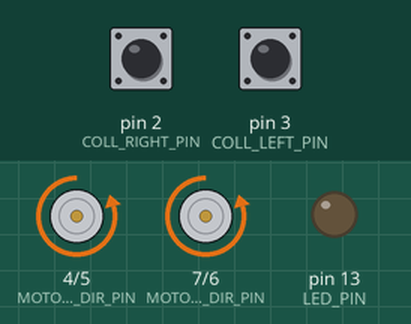
Bench run of a sketch on a simulated Arduino Uno, built with avr-gcc and run on an emulated ATmega328P. Parts: direction and speed pins drawn as motors (green arrow = direction pin HIGH = forward, orange = LOW = backward, longer = more drive), output pins drawn as LEDs (lit = HIGH). Inputs (shaded band) come from the test bench; at power-on: pin 2 (COLL_RIGHT_PIN) HIGH, pin 3 (COLL_LEFT_PIN) HIGH.

Above: at 1.2 s.
1.3 s: pin 2 (COLL_RIGHT_PIN) pulled LOW for 0.15 s
At 2.5 s:
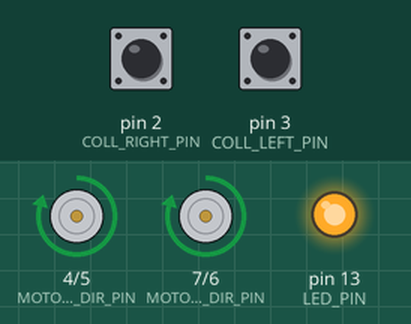
4.4 s: pin 3 (COLL_LEFT_PIN) pulled LOW for 0.15 s
At 6.67 s:
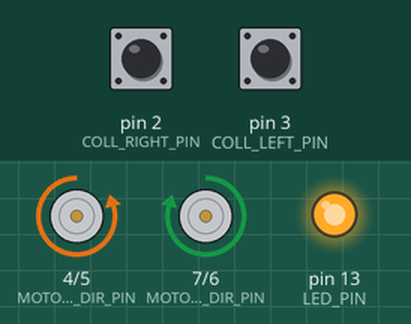
7.5 s: pin 3 (COLL_LEFT_PIN) pulled LOW for 1 s
At 8.4 s:
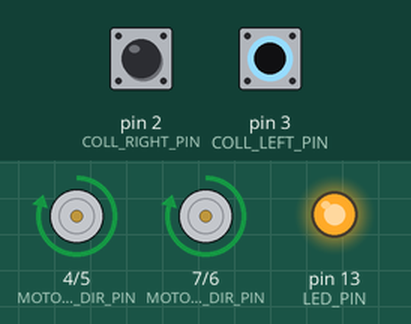
11.4 s: pin 3 (COLL_LEFT_PIN) pulled LOW for 3.2 s
At 14.5 s:
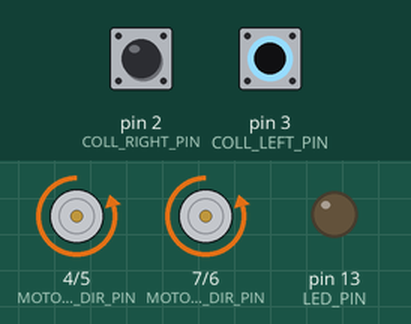
Timing chart, 0 to 16.0 s (numbered marks = the images above; inputs shaded):
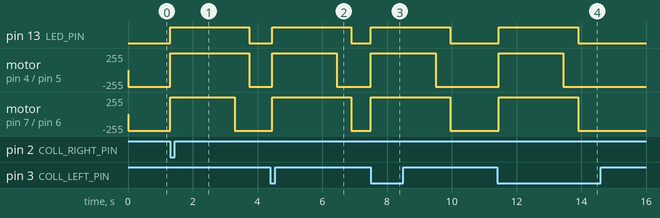

Measured:
- after the input at 1.3 s, pin 13 (LED_PIN): LOW → HIGH at once, → LOW 2.5 s later; motor on pin 4 (MOTOR_LEFT_DIR_PIN) / pin 5 (MOTOR_LEFT_SPEED_PIN): backward 250/255 → forward 250/255 at once, → backward 250/255 2.5 s later
- after the input at 4.4 s, pin 13 (LED_PIN): LOW → HIGH after 0.05 s, → LOW 2.5 s later; motor on pin 4 (MOTOR_LEFT_DIR_PIN) / pin 5 (MOTOR_LEFT_SPEED_PIN): backward 250/255 → forward 250/255 after 0.05 s, → backward 250/255 2.0 s later
- after the input at 7.5 s, pin 13 (LED_PIN): LOW → HIGH at once, → LOW 2.5 s later; motor on pin 4 (MOTOR_LEFT_DIR_PIN) / pin 5 (MOTOR_LEFT_SPEED_PIN): backward 250/255 → forward 250/255 at once, → backward 250/255 2.0 s later
- after the input at 11.4 s, pin 13 (LED_PIN): LOW → HIGH after 0.05 s, → LOW 2.5 s later; motor on pin 4 (MOTOR_LEFT_DIR_PIN) / pin 5 (MOTOR_LEFT_SPEED_PIN): backward 250/255 → forward 250/255 after 0.05 s, → backward 250/255 2.0 s later

The sketch:

motor_collision.ino
```cpp
const uint8_t LED_PIN = 13;
const uint8_t MOTOR_LEFT_DIR_PIN = 4;
const uint8_t MOTOR_LEFT_SPEED_PIN = 5;
const uint8_t MOTOR_RIGHT_DIR_PIN = 7;
const uint8_t MOTOR_RIGHT_SPEED_PIN = 6;

const uint8_t COLL_RIGHT_PIN = 2;    // Right collision detector PIN
const uint8_t COLL_RIGHT_ISR = 0;   // interrupt ID for PIN 2
const uint8_t COLL_LEFT_PIN = 3;   // Left collision detector PIN
const uint8_t COLL_LEFT_ISR = 1;   // interrupt ID for PIN 3

const uint8_t FORWARD = LOW;
const uint8_t BACKWARD = HIGH;

const uint8_t MAX_SPEED = 250;

volatile bool coll_left = false;
volatile bool coll_right = false;

void motor_set_speed(uint8_t left, uint8_t right) {
    analogWrite(MOTOR_LEFT_SPEED_PIN, left);
    analogWrite(MOTOR_RIGHT_SPEED_PIN, right);
}

void motor_set_direction(uint8_t left, uint8_t right) {
    digitalWrite(MOTOR_LEFT_DIR_PIN, left);
    digitalWrite(MOTOR_RIGHT_DIR_PIN, right);
}

void motor_stop() {
    motor_set_speed(0, 0);
}

void motor_go_forward() {
    motor_set_direction(FORWARD, FORWARD);
    motor_set_speed(MAX_SPEED, MAX_SPEED);
}

void motor_go_backward(unsigned long time) {
    motor_set_direction(BACKWARD, BACKWARD);
    motor_set_speed(MAX_SPEED, MAX_SPEED);
    delay(time);
}

void motor_turn(int degree) {
    if (degree >= 0) {
        motor_set_direction(FORWARD, BACKWARD);
    } else {
        motor_set_direction(BACKWARD, FORWARD);
    }
    motor_set_speed(MAX_SPEED, MAX_SPEED);
    delay(abs(degree)*5);
}


void left_collision_callback() {
    int coll_state = digitalRead(COLL_LEFT_PIN);
    if (coll_state == LOW && coll_left == false) {
        coll_left = true;
    }
}

void right_collision_callback() {
    int coll_state = digitalRead(COLL_RIGHT_PIN);
    if (coll_state == LOW && coll_right == false) {
        coll_right = true;
    }
}

void setup() {
    // inital states
    pinMode(MOTOR_LEFT_DIR_PIN, OUTPUT);
    pinMode(MOTOR_LEFT_SPEED_PIN, OUTPUT);
    pinMode(MOTOR_RIGHT_DIR_PIN, OUTPUT);
    pinMode(MOTOR_RIGHT_SPEED_PIN, OUTPUT);

    digitalWrite(MOTOR_LEFT_DIR_PIN, LOW);
    digitalWrite(MOTOR_LEFT_SPEED_PIN, LOW);
    digitalWrite(MOTOR_RIGHT_DIR_PIN, LOW);
    digitalWrite(MOTOR_RIGHT_SPEED_PIN, LOW);

    pinMode(LED_PIN, OUTPUT);
    digitalWrite(LED_PIN, LOW);
    pinMode(COLL_LEFT_PIN, INPUT);

    attachInterrupt(COLL_RIGHT_ISR, right_collision_callback, FALLING);
    attachInterrupt(COLL_LEFT_ISR, left_collision_callback, FALLING);

    // start
    motor_go_forward();
}


void handle_collision(int degree) {
    digitalWrite(LED_PIN, HIGH);
    motor_stop();
    motor_go_backward(2000); // 1 sec
    motor_stop();
    motor_turn(degree);
    motor_stop();
    motor_go_forward();
    digitalWrite(LED_PIN, LOW);
}

void loop() {
    if (coll_left || coll_right) {
      if (coll_left) {
          handle_collision(90);  // turn left
      } else {
          handle_collision(-90);  // turn right
      }
      coll_left = false;
      coll_right = false;
    }
    delay(100);
}
```
